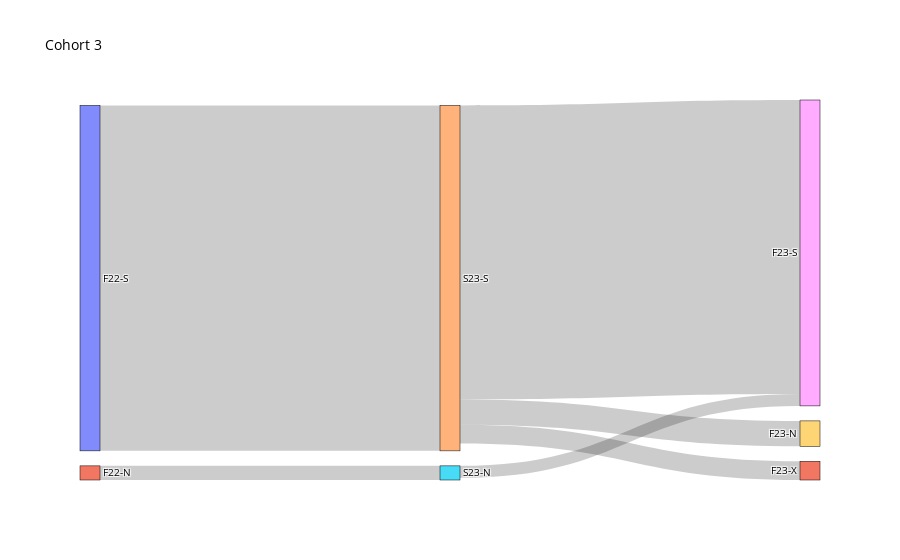

The notebook cell saved with this chart:
### Code cell
count23=0
count24=0
count25=0
count26=0
count28=0
count29=0
for index, row in co3.iterrows():
    if row['F22-N']==0 and row['F22-G']==0 and row['F22-X']==0:
        if row['F22-S']==1:
            if row['S23-N']==0 and row['S23-G']==0 and row['S23-X']==0:
                if row['S23-S']==1:
                    count23+=1
                    if row['F23-N']==0 and row['F23-G']==0 and row['F23-X']==0:
                        if row['F23-S']==1:
                            count24+=1
                    if row['F23-S']==0 and row['F23-G']==0 and row['F23-X']==0:
                        if row['F23-N']==1:
                            count25+=1
                    if row['F23-S']==0 and row['F23-N']==0 and row['F23-G']==0:
                        if row['F23-X']==1:
                            count26+=1
    if row['F22-S']==0 and row['F22-G']==0 and row['F22-X']==0:
        if row['F22-N']==1:
            if row['S23-S']==0 and row['S23-G']==0 and row['S23-X']==0:
                if row['S23-N']==1:
                    count28+=1
                    if row['F23-N']==0 and row['F23-G']==0 and row['F23-X']==0:
                        if row['F23-S']==1:
                            count29+=1
            

fig = go.Figure(data=[go.Sankey(
    node=dict(
        pad=15,
        thickness=20,
        line=dict(color="black", width=0.5),
        label=['F22-S','F22-N','F22-G','F22-X','S23-S','S23-N','S23-G','S23-X','F23-S','F23-N','F23-G','F23-X'],
    ),
    link=dict(
        source=[0, 4, 4, 4,1,5],
        target=[4, 8, 9,11,5,8],
        value=[count23,count24,count25,count26,count28,count29]  
    ),
)])

# Update layout settings if needed
fig.update_layout(title_text="Cohort 3",
                  font=dict(size=10, color="black"),
                  )
fig.show()

### Figure 1 — Plotly figure (JSON) as saved in the notebook; plotly's stock layout.template omitted (floating-point values rounded to 4 significant figures)
{"data": [{"link": {"source": [0, 4, 4, 4, 1, 5], "target": [4, 8, 9, 11, 5, 8], "value": [611, 520, 45, 33, 25, 21]}, "node": {"label": ["F22-S", "F22-N", "F22-G", "F22-X", "S23-S", "S23-N", "S23-G", "S23-X", "F23-S", "F23-N", "F23-G", "F23-X"], "line": {"color": "black", "width": 0.5}, "pad": 15, "thickness": 20}, "type": "sankey"}], "layout": {"autosize": true, "font": {"color": "black", "size": 10}, "title": {"text": "Cohort 3"}}}
